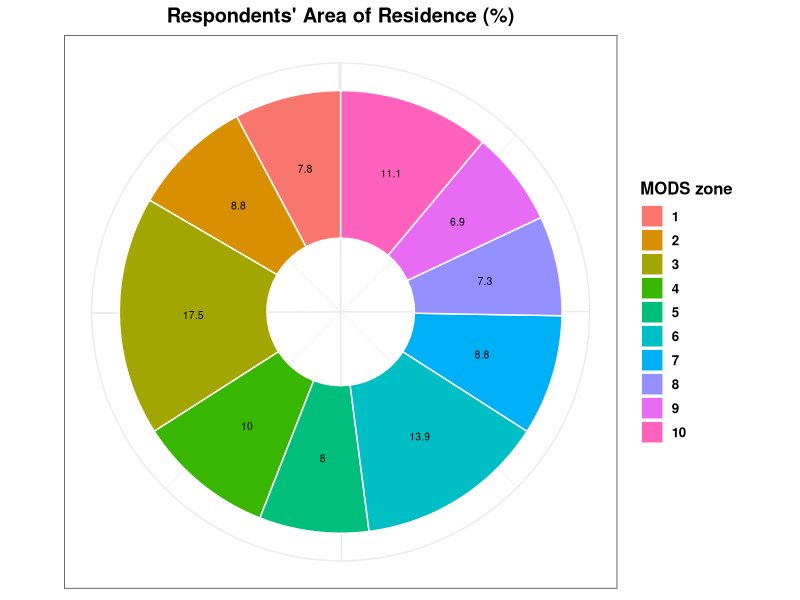
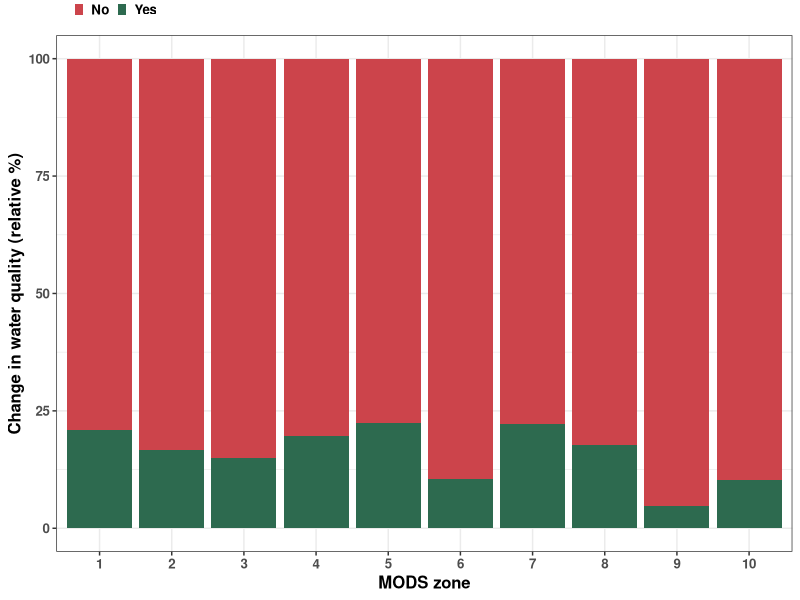
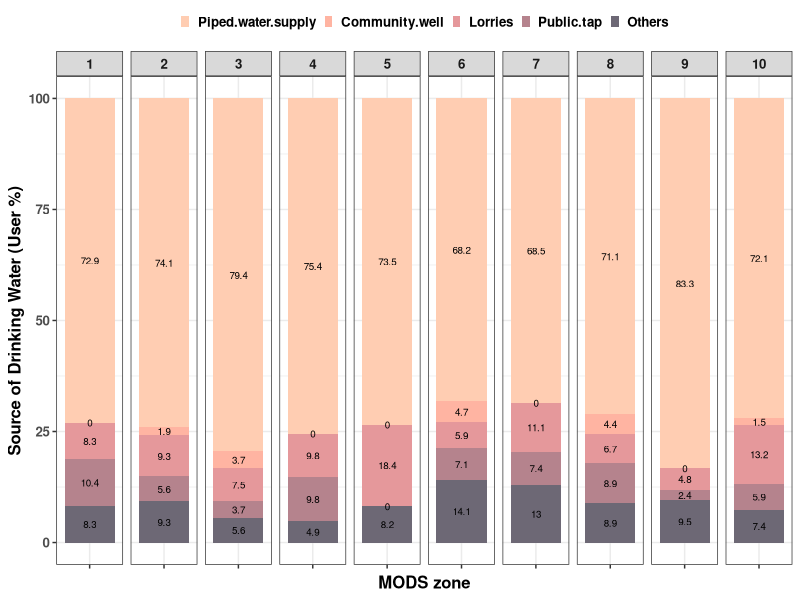
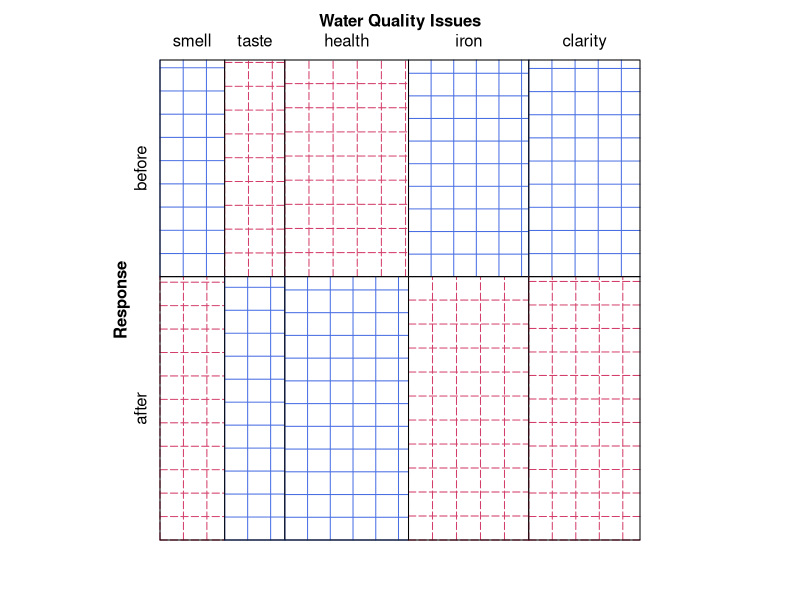
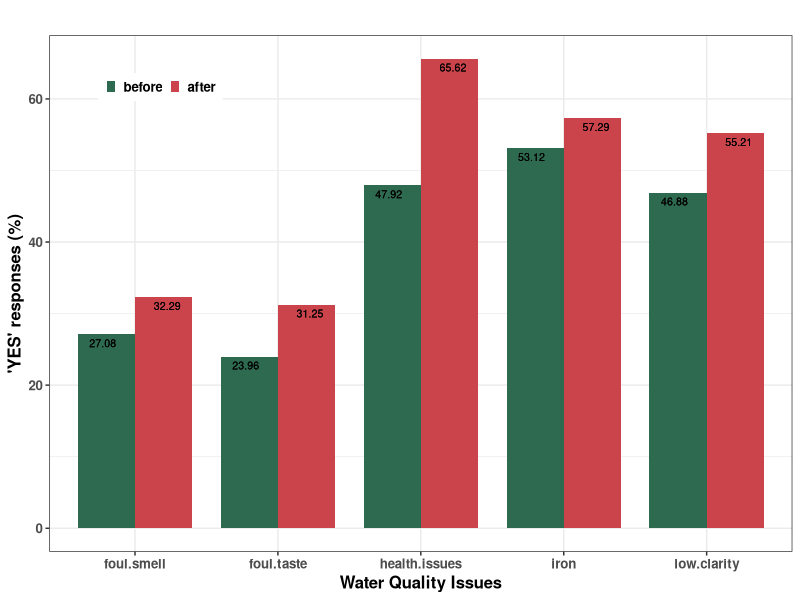
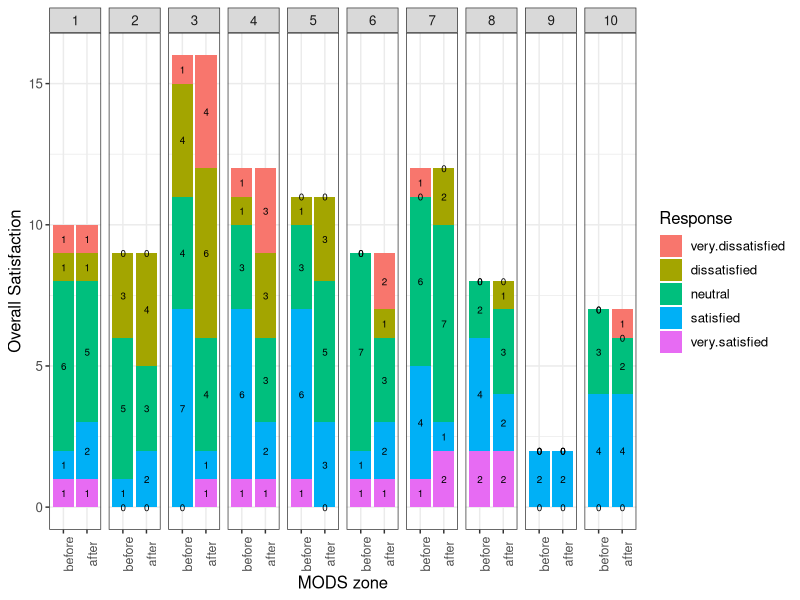
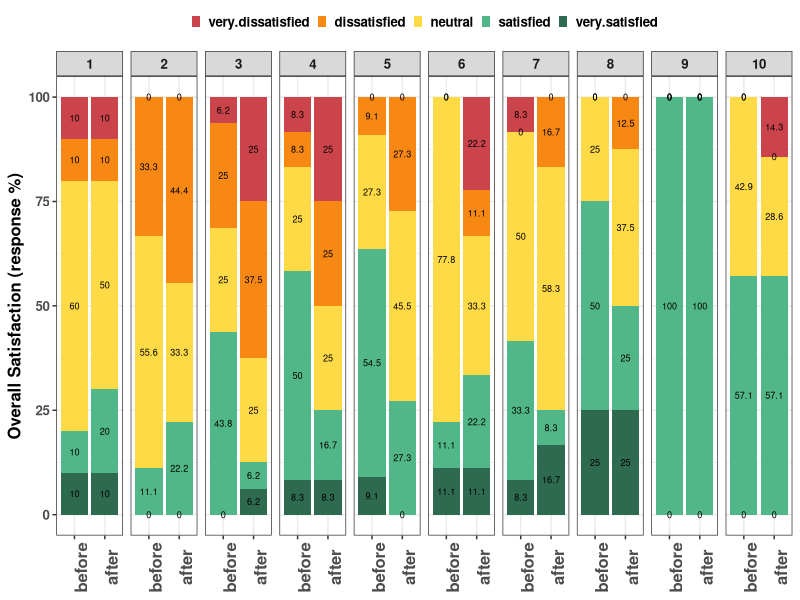
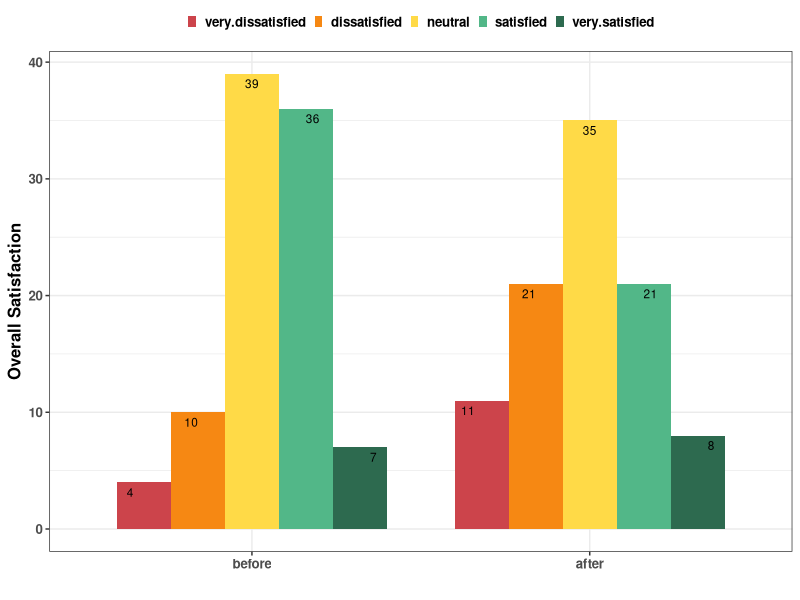

R code for these plots, in order:
## ---- chunk 1
knitr::opts_chunk$set(eval = TRUE, echo = TRUE)
## ---- chunk 2
library(ggplot2)
library(dplyr)
library(reshape2)
library(RColorBrewer)
library(vcd)
## ---- chunk 3
wq <- read.csv("waterquality.csv", stringsAsFactors = TRUE)
## ---- chunk 4
#dim(wq)
## ---- chunk 5
names(wq)
## ---- chunk 6
# it is seen from the later analysis that zone 1 has less very.dissatisfied #responses so less sensitive to change
wq[is.na(wq)] <- 1
## ---- chunk 7
#factorizing the zone numbers
wq$zone.number <- as.factor(wq$zone.number) 
covideffect <- wq %>% group_by(zone.number) %>% 
                      summarise(Total_Households=n(),
                      prop.zones=round(100*n()/dim(wq)[1],digits=1),
                      changed=sum(change.any=="Yes"), 
                      unchanged=sum(change.any=="No")) %>%
  mutate(prop.changed=round(100*changed/Total_Households,digit=2))

covideffect <- as.data.frame(covideffect)
covideffect
## ---- chunk 8
#creating piechart to show relative proportion of the respondents' area of residence 
pie <- ggplot(covideffect, aes(x = 3, y = prop.zones, fill = zone.number)) +
  geom_bar(width = 1, stat = "identity", color = "white") +
  coord_polar("y", start = 0)+
  geom_text(aes(label = prop.zones,x=3.0),position = position_stack(vjust = 
                                          0.5), color = "black", size=2.65)+
  theme_bw()+xlim(2,3.5)+
  theme(plot.title = element_text(hjust=0.5),
        axis.line = element_blank(),
        axis.text = element_blank(),
        axis.ticks = element_blank(),text= element_text(size=12,face="bold"))+
  labs(fill = "MODS zone",
       x = NULL,
       y = NULL,
       title = "Respondents' Area of Residence (%)")
## ---- chunk 9
pie
## ---- chunk 10
change <- ggplot(data=wq, aes(x=zone.number, fill=change.any))+geom_bar(position="fill")+theme_bw()+
  scale_y_continuous(labels = c(0,25,50,75,100))+
       labs(title="", 
            x= "MODS zone",
            y="Change in water quality (relative %)", fill="Response")+
   theme(text = element_text(size=12, face="bold"),legend.position = c(0.08,1.05),legend.direction = "horizontal",legend.title = element_blank(),legend.key.size = unit(0.25,"cm"))+
    scale_fill_manual(values=c("#cc444b", "#2d6a4f"))
change
## ---- chunk 11
sources <- wq %>% select(zone.number, drinking.water.source)
sources <- sources %>% group_by(zone.number) %>% 
            summarise(Piped.water.supply= sum(drinking.water.source=="Piped water supply"),
                      Community.well= sum(drinking.water.source=="Community well"),
          Lorries=sum(drinking.water.source=="WASA water supply through lorries"),
                                Public.tap= sum(drinking.water.source=="Public tap"),
                                Others= sum(drinking.water.source=="Other"),
          Total=n()
                    )
sources.melt <- sources %>%
  melt(id.vars=c("zone.number","Total"), 
                 measure.vars=c("Piped.water.supply",
                                "Community.well","Lorries",
                                "Public.tap","Others"))%>% 
  group_by(zone.number) %>% mutate(prop.labs=round(100*value/Total,digit=1))
sources.melt

sources.melt <- as.data.frame(sources.melt)
write.csv(sources.melt, "sources.csv", row.names = FALSE)
#sources.melt

source_chart <- ggplot(sources.melt,aes(x="",prop.labs,fill=variable))+
   geom_bar(position="fill",stat="identity")+scale_y_continuous(labels = c(0,25,50,75,100))+
  geom_text(aes(label = prop.labs),
            position = position_fill(vjust=.5), color = "black", size=2.5)+
  facet_wrap(~zone.number,nrow=1)+theme_bw()+
  labs(x= "MODS zone",
            y="Source of Drinking Water (User %)", fill="Response")+
  theme(text = element_text(size=12,face="bold"), axis.text.x = element_text(angle=90,size=12,face="bold"),legend.position = "top",legend.title = element_blank(),legend.key.size = unit(0.25,"cm"))+
  scale_fill_manual(values=c("#FFCDB2", "#FFB4A2", "#E5989B", "#B5838D", "#6D6875"))
source_chart
## ---- chunk 12
logging <- wq %>% select(zone.number, water.logging)
logging <- logging %>% group_by(zone.number) %>% 
            summarise(Yes= sum(water.logging=="Yes"),
                      No= sum(water.logging=="No"),
          Total=n()
                    )
logging.melt <- logging %>%
  melt(id.vars=c("zone.number","Total"), 
                 measure.vars=c("Yes",
                                "No"))%>% 
  group_by(zone.number) %>% mutate(prop.labs=round(100*value/Total,digit=1))
logging.melt <- as.data.frame(logging.melt)
write.csv(logging.melt, "logging.csv", row.names = FALSE)
## ---- chunk 13
changedquality <- wq %>% filter(change.any=="Yes") %>% select(11:20)
#dimension of the `changedquality` data-frame
#dim(changedquality)
## ---- chunk 14
# creating a long data-frame by melting the `before water quality` columns

before.long <- changedquality %>% melt(id.vars = 
                c("after.foul.taste","after.foul.smell", 
                  "after.low.clarity", "after.iron","after.health.issues"), 
                measure.vars = c("before.foul.taste","before.foul.smell", 
                                 "before.low.clarity","before.iron",         
                                 "before.health.issues"), 
                value.name = "before.value") %>%   
  rename(water.quality= variable) 

# creating a long data-frame by melting the `after water quality` columns

after.long <- changedquality %>%
  melt(id.vars=c("before.foul.taste","before.foul.smell", 
                 "before.low.clarity","before.iron",                
                 "before.health.issues"),
       measure.vars=c("after.foul.taste","after.foul.smell", 
                      "after.low.clarity",   
                      "after.iron","after.health.issues"),
       value.name = "after.value") %>%
  rename(water.quality= variable)

# summarizing the `before.long` data-frame based on the `before water quality` values

before <- before.long %>% group_by(water.quality) %>%  
       summarise(Yes=sum(before.value=="Yes"), No=sum(before.value=="No"))

# summarizing the `after.long` data-frame based on the `after water quality` values

after <- after.long %>% group_by(water.quality) %>%  
       summarise(Yes=sum(after.value=="Yes"), No=sum(after.value=="No"))

# side by side comparison of the before and after water quality

comparison <- rbind(before, after)
comparison <- comparison %>% 
                      mutate(prop.yes=round(100*Yes/(Yes+No),digit=2),
                      prop.no=round(100*No/(Yes+No),digit=2))
####comparison
# coercing the summary tibble to a data-frame and adding another column `type` referring to the before 
# and after conditions

response <- as.data.frame(comparison) %>%   
              mutate(type=factor(rep(c("before","after"),each=5), 
                                 levels=c("before","after"))) %>% 
              melt(id.vars=c("water.quality", "type","prop.yes", 
                             "prop.no"),measure.vars=c("Yes","No"))

# removing `before.` and `after.` from the beginning of each water quality factors

response$water.quality <- gsub("before.|after.","",response$water.quality)
response
## ---- chunk 15
xt <- xtabs(value~type+water.quality+variable,data=response)
dimnames(xt)[2] <- list(c("smell", "taste","health", "iron", "clarity"))
names(dimnames(xt)) <- c("Response", "Water Quality Issues"," ")
structable(aperm(xt))

sieve(xt[, , "Yes"], shade = TRUE)

## ---- chunk 16

# plotting comparison of the responses to the water quality issues before and after the pandemic situation

before_after_issues <- ggplot(response,aes(water.quality,prop.yes,fill=type))+
   geom_bar(position="dodge",stat="identity", width=0.8)+
  geom_text(aes(label = prop.yes), vjust=1.6,
            position = position_dodge(0.9), color = "black", size=2.7)+
  labs(title="",
            x= "Water Quality Issues",
            y="'YES' responses (%)", fill="Before or After Pandemic")+
  theme_bw()+scale_fill_manual(values=c("#2d6a4f", "#cc444b"))+
  theme(text = element_text(size=12, face="bold"), legend.position=c(0.15,0.9),legend.title=element_blank(),legend.key.size = unit(0.25,"cm"),
        legend.direction = "horizontal")
before_after_issues
## ---- chunk 17
# to show all the columns of the summary tibbles in the final document setting dplyr.width to `Inf`
options(dplyr.width = Inf)
## ---- chunk 18
# including only those cases where change has occurred in the water quality

os <- wq %>%  filter(change.any=="Yes") %>%
  select(zone.number,before.overall.satisfaction,
                    after.overall.satisfaction)

#summarizing the overall satisfaction before pandemic grouped by the zone numbers 

before.os <- os%>%
  group_by(zone.number) %>% summarise(
    very.dissatisfied=sum(before.overall.satisfaction=="Very Dissatisfied"),
    dissatisfied=sum(before.overall.satisfaction=="Dissatisfied"),
    neutral=sum(before.overall.satisfaction=="Neutral"),
    satisfied=sum(before.overall.satisfaction=="Satisfied"),
    very.satisfied=sum(before.overall.satisfaction=="Very Satisfied"),
    Total=n()) 

####before.os
before.os <- before.os%>%
  melt(id.vars=c("zone.number","Total"), 
                 measure.vars=c("very.dissatisfied",
                                "dissatisfied","neutral",
                                "satisfied","very.satisfied"))%>% 
  group_by(zone.number) %>% mutate(prop.labs=round(100*value/Total,digit=1))
## ---- chunk 19
#summarizing the overall satisfaction after pandemic grouped by the zone numbers 

after.os <- os%>%
  group_by(zone.number) %>% summarise(
    very.dissatisfied=sum(after.overall.satisfaction=="Very Dissatisfied"),
    dissatisfied=sum(after.overall.satisfaction=="Dissatisfied"),
    neutral=sum(after.overall.satisfaction=="Neutral"),
    satisfied=sum(after.overall.satisfaction=="Satisfied"),
    very.satisfied=sum(after.overall.satisfaction=="Very Satisfied"),
    Total=n())

####after.os
after.os <- after.os %>%
  melt(id.vars=c("zone.number","Total"), measure.vars=c("very.dissatisfied",
                                    "dissatisfied","neutral",
                                   "satisfied","very.satisfied")) %>%
  group_by(zone.number) %>% mutate(prop.labs=round(100*value/Total,digit=1))
## ---- chunk 20
#combining the before and after situations

total.os <- rbind(before.os, after.os)

#coercing the tibble to a data-frame

total.os <- as.data.frame(total.os)

# adding another column referring to the `before` or `after` condition

total.os <- total.os %>% 
  mutate(type=factor(rep(c("before","after"),each=dim(total.os)[1]/2),
             levels=c("before","after")),
  response=factor(rep(rep(c("very.dissatisfied","dissatisfied","neutral",
                            "satisfied","very.satisfied"),
                          each=length(unique(total.os$zone.number))),2), 
  levels=c("very.dissatisfied","dissatisfied","neutral","satisfied",
                                                   "very.satisfied")))
## ---- chunk 21
#plotting the zonewise result

ggplot(total.os,aes(type,value,fill=response))+
   geom_bar(position="stack",stat="identity")+
  geom_text(aes(label = value),
            position = position_stack(vjust=.5), color = "black", size=2.5)+
  facet_wrap(~zone.number,nrow=1)+
  labs(x= "MODS zone",
            y="Overall Satisfaction", fill="Response")+theme_bw()+
  theme(text = element_text(size=12), axis.text.x = 
          element_text(angle=90,size=9))

os_before_after <- ggplot(total.os,aes(type,value,fill=response))+
   geom_bar(position="fill",stat="identity")+
  geom_text(aes(label = prop.labs),
            position = position_fill(vjust=.5), color = "black", size=2.3)+
  facet_wrap(~zone.number,nrow=1)+
  labs(x= "MODS zone",
            y="Overall Satisfaction (response %)", 
       fill="Response")+theme_bw()+scale_y_continuous(labels = 
                                   c(0,25,50,75,100))+
  theme(text = element_text(size=10), axis.text.x = 
          element_text(angle=90,size=12, face="bold"),axis.title.x=element_blank())+
   theme(text = element_text(size=12, face="bold"), legend.position="top",legend.title=element_blank(),legend.key.size = unit(0.25,"cm"),
         legend.direction = "horizontal")+
  scale_fill_manual(values=c("#cc444b", "#F68813", "#FFDA47", "#52b788", "#2d6a4f"))
os_before_after
## ---- chunk 22
#overall before and after satisfaction 

os1 <- os %>% select(before.overall.satisfaction,
                    after.overall.satisfaction)
before.os1 <- os1 %>%
  summarise(
    very.dissatisfied=sum(before.overall.satisfaction=="Very Dissatisfied"),
    dissatisfied=sum(before.overall.satisfaction=="Dissatisfied"),
    neutral=sum(before.overall.satisfaction=="Neutral"),
    satisfied=sum(before.overall.satisfaction=="Satisfied"),
    very.satisfied=sum(before.overall.satisfaction=="Very Satisfied"),) %>%
  melt(measure.vars=c("very.dissatisfied","dissatisfied","neutral",
                                          "satisfied","very.satisfied")) %>%
  mutate(relative.percentage=round(100*value/sum(value),digit=2))

after.os1 <- os1 %>% summarise(
    very.dissatisfied=sum(after.overall.satisfaction=="Very Dissatisfied"),
    dissatisfied=sum(after.overall.satisfaction=="Dissatisfied"),
    neutral=sum(after.overall.satisfaction=="Neutral"),
    satisfied=sum(after.overall.satisfaction=="Satisfied"),
    very.satisfied=sum(after.overall.satisfaction=="Very Satisfied")) %>%
  melt(measure.vars=c("very.dissatisfied","dissatisfied","neutral",
                                          "satisfied","very.satisfied")) %>%
  mutate(relative.percentage=round(100*value/sum(value),digit=2))

total.os1 <- rbind(before.os1,after.os1) 
total.os1 <- as.data.frame(total.os1)
total.os1 <- total.os1 %>% mutate(type=factor(rep(c("before","after"),each=5),
                                 levels=c("before","after"))) %>%
  rename(response=variable)
total.os1
## ---- chunk 23
#plotting the overall result

os<-ggplot(total.os1,aes(x=type,y=value,fill=response))+
   geom_bar(position="dodge",stat="identity",width=0.8)+
  geom_text(aes(label = value), vjust=1.6,
            position = position_dodge(0.9), color = "black", size=3)+
  labs(x= "",y="Overall Satisfaction", fill="Response")+theme_bw()+
  theme(text = element_text(size=12, face="bold"),legend.position = "top",legend.direction = "horizontal",
        legend.title = element_blank(),legend.key.size = unit(0.25,"cm"))+
  scale_fill_manual(values=c("#cc444b", "#F68813", "#FFDA47", "#52b788", "#2d6a4f"))
os
## ---- chunk 24
# including only those cases where change has occurred in the water quality

os2 <- wq %>%  filter(change.any=="Yes") %>%
  select(last.time.cleaned,before.overall.satisfaction,
                    after.overall.satisfaction)

#removing the string ` ago` from the end to make the plot cleaner
os2$last.time.cleaned <- gsub(" ago","",os2$last.time.cleaned)

#summarizing the overall satisfaction before pandemic grouped by the last time cleaned

before.os2 <- os2%>%
  group_by(last.time.cleaned) %>% summarise(
    very.dissatisfied=sum(before.overall.satisfaction=="Very Dissatisfied"),
    dissatisfied=sum(before.overall.satisfaction=="Dissatisfied"),
    neutral=sum(before.overall.satisfaction=="Neutral"),
    satisfied=sum(before.overall.satisfaction=="Satisfied"),
    very.satisfied=sum(before.overall.satisfaction=="Very Satisfied"),
    Total=n()) 

####before.os2
before.os2 <- before.os2%>%
  melt(id.vars=c("last.time.cleaned","Total"), 
       measure.vars=c("very.dissatisfied",
                       "dissatisfied","neutral",
                        "satisfied","very.satisfied"))%>%
  group_by(last.time.cleaned) %>% 
  mutate(prop.labs=round(100*value/Total,digit=2))
## ---- chunk 25
#summarizing the overall satisfaction after pandemic grouped by the last time cleaned

after.os2 <- os2%>%
  group_by(last.time.cleaned) %>% summarise(
    very.dissatisfied=sum(after.overall.satisfaction=="Very Dissatisfied"),
    dissatisfied=sum(after.overall.satisfaction=="Dissatisfied"),
    neutral=sum(after.overall.satisfaction=="Neutral"),
    satisfied=sum(after.overall.satisfaction=="Satisfied"),
    very.satisfied=sum(after.overall.satisfaction=="Very Satisfied"),
    Total=n())

####after.os2

after.os2 <- after.os2 %>%
  melt(id.vars=c("last.time.cleaned","Total"), 
       measure.vars=c("very.dissatisfied",
                       "dissatisfied","neutral",
                        "satisfied","very.satisfied"))%>%
  group_by(last.time.cleaned) %>% 
  mutate(prop.labs=round(100*value/Total,digit=2))
## ---- chunk 26
#combining the before and after situations

total.os2 <- rbind(before.os2, after.os2)

#coercing the tibble to a data-frame

total.os2 <- as.data.frame(total.os2)

# adding another column referring to the `before` or `after` condition

total.os2 <- total.os2 %>% 
    mutate(type=factor(rep(c("before","after"),each=dim(total.os2)[1]/2),
                            levels=c("before","after")),
           response=factor(rep(rep(c("very.dissatisfied",
            "dissatisfied","neutral","satisfied","very.satisfied"),each=3),2),
            levels=c("very.dissatisfied","dissatisfied", 
                     "neutral","satisfied","very.satisfied")))
## ---- chunk 27
#plotting the result

ggplot(total.os2,aes(x="",value,fill=response))+
   geom_bar(position="dodge",stat="identity")+
   geom_text(aes(label = value), vjust=0.5,
            position = position_dodge(0.9), color = "black", size=3)+
  facet_grid(type~last.time.cleaned)+
  labs(x= "Last time cleaned",
            y="Overall Satisfaction", fill="Response")+theme_bw()+
  theme(text = element_text(size=12))

lc_before_after <- ggplot(total.os2,aes(x=type,value,fill=response))+
   geom_bar(position="fill",stat="identity",width=0.6)+
  theme_bw()+scale_y_continuous(labels =c(0,25,50,75,100))+                  
  geom_text(aes(label = prop.labs),
            position = position_fill(vjust=.5), color = "black", size=2.7)+
  facet_wrap(~last.time.cleaned)+
  labs(x= "Last time cleaned",
            y="Overall Satisfaction (response %)", 
  fill="Response")+
  theme(text = element_text(size=12,face="bold"), legend.position="top",legend.title=element_blank(),legend.key.size = unit(0.25,"cm"),
         legend.direction = "horizontal")+
   scale_fill_manual(values=c("#cc444b", "#F68813", "#FFDA47", "#52b788", "#2d6a4f"))
lc_before_after
## ---- chunk 28
# including only those cases where change has occurred in the water quality

os3 <- wq %>%  filter(change.any=="Yes") %>%
  select(treatment.method,before.overall.satisfaction,
                    after.overall.satisfaction)
os3$treatment.method <- gsub("added |used a |/chlorine| it|water ","",os3$treatment.method)
os3$treatment.method <- gsub("boil, no treatment","no treatment",os3$treatment.method)
#summarizing the overall satisfaction before pandemic grouped by the treatment method

before.os3 <- os3%>%
  group_by(treatment.method) %>% summarise(
    very.dissatisfied=sum(before.overall.satisfaction=="Very Dissatisfied"),
    dissatisfied=sum(before.overall.satisfaction=="Dissatisfied"),
    neutral=sum(before.overall.satisfaction=="Neutral"),
    satisfied=sum(before.overall.satisfaction=="Satisfied"),
    very.satisfied=sum(before.overall.satisfaction=="Very Satisfied"),
    Total=n()) 

####before.os3
before.os3 <- before.os3%>%
  melt(id.vars=c("treatment.method","Total"), 
       measure.vars=c("very.dissatisfied",
                       "dissatisfied","neutral",
                        "satisfied","very.satisfied"))%>%
  group_by(treatment.method) %>% 
  mutate(prop.labs=round(100*value/Total,digit=2)) 
## ---- chunk 29
#summarizing the overall satisfaction after pandemic grouped by the treatment method

after.os3 <- os3%>%
  group_by(treatment.method) %>% summarise(
    very.dissatisfied=sum(after.overall.satisfaction=="Very Dissatisfied"),
    dissatisfied=sum(after.overall.satisfaction=="Dissatisfied"),
    neutral=sum(after.overall.satisfaction=="Neutral"),
    satisfied=sum(after.overall.satisfaction=="Satisfied"),
    very.satisfied=sum(after.overall.satisfaction=="Very Satisfied"),
    Total=n())

####after.os3

after.os3 <- after.os3 %>%
  melt(id.vars=c("treatment.method","Total"), 
       measure.vars=c("very.dissatisfied",
                       "dissatisfied","neutral",
                        "satisfied","very.satisfied"))%>%
  group_by(treatment.method) %>% 
  mutate(prop.labs=round(100*value/Total,digit=2))
## ---- chunk 30
#combining the before and after situations

total.os3 <- rbind(before.os3, after.os3)

#coercing the tibble to a data-frame

total.os3 <- as.data.frame(total.os3)
total.os3

# adding another column referring to the `before` or `after` condition

total.os3 <- total.os3 %>% 
    mutate(type=factor(rep(c("before","after"),each=dim(total.os3)[1]/2),
                            levels=c("before","after")),
           response=factor(rep(rep(c("very.dissatisfied",
            "dissatisfied","neutral","satisfied","very.satisfied"),each=5),2),
            levels=c("very.dissatisfied","dissatisfied", 
                     "neutral","satisfied","very.satisfied")))
## ---- chunk 31
#plotting the result

ggplot(total.os3,aes(x="",value,fill=response))+
   geom_bar(position="dodge",stat="identity")+
  geom_text(aes(label = value), vjust=.5,
            position = position_dodge(0.9), color = "black", size=3)+
  facet_grid(type~treatment.method)+theme_bw()+
  labs(x= "Treatment Method",
            y="Overall Satisfaction", fill="Response")+
  theme(text = element_text(size=12))

tr_before_after <- ggplot(total.os3,aes(x=type,value,fill=response))+
   geom_bar(position="fill",stat="identity", width=0.8)+
  scale_y_continuous(labels =c(0,25,50,75,100))+
  geom_text(aes(label = prop.labs),
            position = position_fill(vjust=.5), color = "black", size=3)+
  facet_grid(~treatment.method)+theme_bw()+
  labs(x= "Treatment Method",
            y="Overall Satisfaction (response %)", fill="Response")+
  theme(text = element_text(size=10,face="bold"), legend.position="top",legend.title=element_blank(),legend.key.size = unit(0.25,"cm"),
             legend.direction = "horizontal")+
       scale_fill_manual(values=c("#cc444b", "#F68813", "#FFDA47", "#52b788", "#2d6a4f"))
tr_before_after
## ---- chunk 32
# including only those cases where change has occurred in the water quality

os4 <- wq %>%  filter(change.any=="Yes") %>%
  select(economic.change,before.overall.satisfaction,
                    after.overall.satisfaction)

#summarizing the overall satisfaction before pandemic grouped by the economic change

before.os4 <- os4%>%
  group_by(economic.change) %>% summarise(
    very.dissatisfied=sum(before.overall.satisfaction=="Very Dissatisfied"),
    dissatisfied=sum(before.overall.satisfaction=="Dissatisfied"),
    neutral=sum(before.overall.satisfaction=="Neutral"),
    satisfied=sum(before.overall.satisfaction=="Satisfied"),
    very.satisfied=sum(before.overall.satisfaction=="Very Satisfied"),
    Total=n()) 

####before.os4
before.os4 <- before.os4%>%
  melt(id.vars=c("economic.change","Total"), 
       measure.vars=c("very.dissatisfied",
                       "dissatisfied","neutral",
                        "satisfied","very.satisfied"))%>%
  group_by(economic.change) %>% 
  mutate(prop.labs=round(100*value/Total,digit=2)) 

## ---- chunk 33
#summarizing the overall satisfaction after pandemic grouped by the treatment method

after.os4 <- os4%>%
  group_by(economic.change) %>% summarise(
    very.dissatisfied=sum(after.overall.satisfaction=="Very Dissatisfied"),
    dissatisfied=sum(after.overall.satisfaction=="Dissatisfied"),
    neutral=sum(after.overall.satisfaction=="Neutral"),
    satisfied=sum(after.overall.satisfaction=="Satisfied"),
    very.satisfied=sum(after.overall.satisfaction=="Very Satisfied"),
    Total=n())

####after.os4

after.os4 <- after.os4 %>%
  melt(id.vars=c("economic.change","Total"), 
       measure.vars=c("very.dissatisfied",
                       "dissatisfied","neutral",
                        "satisfied","very.satisfied"))%>%
  group_by(economic.change) %>% 
  mutate(prop.labs=round(100*value/Total,digit=2))
## ---- chunk 34
#combining the before and after situations

total.os4 <- rbind(before.os4, after.os4)

#coercing the tibble to a data-frame

total.os4 <- as.data.frame(total.os4)

# adding another column referring to the `before` or `after` condition

total.os4 <- total.os4 %>% 
    mutate(type=factor(rep(c("before","after"),each=dim(total.os4)[1]/2),
                            levels=c("before","after")),
           response=factor(rep(rep(c("very.dissatisfied",
            "dissatisfied","neutral","satisfied","very.satisfied"),
            each=length(unique(total.os4$economic.change))),2),
            levels=c("very.dissatisfied","dissatisfied", 
                     "neutral","satisfied","very.satisfied")))
## ---- chunk 35
#plotting the result
economy1 <- ggplot(total.os4,aes("",value,fill=response))+
   geom_bar(position="dodge",stat="identity")+
   geom_text(aes(label = value), vjust=0.5,
            position = position_dodge(0.9), color = "black", size=2.8)+
  facet_grid(type~economic.change)+theme_bw()+
  labs(x= "Economic Change",
            y="Overall Satisfaction", fill="Response")+
  theme(text = element_text(size=12))

economy2 <- ggplot(total.os4,aes(type,value,fill=response))+
   geom_bar(position="fill",stat="identity",width=0.7)+
  geom_text(aes(label = prop.labs),
            position = position_fill(vjust=.5), color = "black", size=2.8)+
  facet_wrap(~economic.change,nrow=1)+theme_bw()+
  scale_y_continuous(labels =c(0,25,50,75,100))+
  labs(x= "Economic Change",
            y="Overall Satisfaction (response %)", fill="Response")+
  theme(text = element_text(size=12,face="bold"), legend.position="top",legend.title=element_blank(),legend.key.size = unit(0.25,"cm"),
           legend.direction = "horizontal")+
     scale_fill_manual(values=c("#cc444b", "#F68813", "#FFDA47", "#52b788", "#2d6a4f"))
## ---- chunk 36
economy1
economy2
## ---- chunk 37
unchangedquality <- wq %>% filter(change.any=="No") %>% select(23:27)
#dimension of the `unchangedquality` data-frame
dim(unchangedquality)
## ---- chunk 38
# creating a long data-frame by melting the `general water quality` columns

general.long <- unchangedquality %>% melt( 
                measure.vars = c("general.foul.taste","general.foul.smell", 
                                 "general.low.clarity","general.iron", 
                                 "general.health.issues"), 
                value.name = "general.value") %>%   
  rename(water.quality= variable) 



# summarizing the `general.long` data-frame based on the `general water quality` values

general <- general.long %>% group_by(water.quality) %>%  
    summarise(Yes=sum(general.value=="Yes"), No=sum(general.value=="No"),
              Total=n()) %>% 
    mutate(prop.yes=round(100*Yes/(Yes+No),digit=2))

####general

# coercing the summary tibble to a data-frame 

general <- as.data.frame(general) %>%   
              melt(id.vars=c("water.quality","Total"),
                   measure.vars=c("Yes","No")) %>%
  group_by(water.quality) %>% 
  mutate(prop.labs=round(100*value/Total,digit=2)) 
# removing `general.` from the beginning of each water quality factors

general$water.quality <- gsub("general.","",general$water.quality)

## ---- chunk 39
# plotting the general responses to the water quality issues 

general_issue<- ggplot(general,aes(water.quality,value,fill=variable))+
   geom_bar(position="fill",stat="identity",width = 0.4)+scale_y_continuous(labels = c(0,25,50,75,100))+
  geom_text(aes(label = prop.labs),
            position = position_fill(vjust=.5), color = "black", size=3)+
  labs(title="",
            x= "Water Quality Issues",
            y="Relative Frequency (%)", fill="Response")+theme_bw()+
  theme(text = element_text(size=12, face="bold"), legend.position = c(0.07,1.05),
        legend.direction = "horizontal",
        legend.title = element_blank(),legend.text = element_text(size=9),
        legend.key.size = unit(0.2,"cm"))+
  scale_fill_manual(values=c("#cc444b", "#2d6a4f"))
general_issue
## ---- chunk 40
# including only those cases where no change has occurred in the water quality

osg <- wq %>%  filter(change.any=="No") %>%
  select(zone.number,overall.satisfaction)

#summarizing the overall satisfaction grouped by the zone numbers 

general.os <- osg %>%
  group_by(zone.number) %>% summarise(
    very.dissatisfied=sum(overall.satisfaction=="Very Dissatisfied"),
    dissatisfied=sum(overall.satisfaction=="Dissatisfied"),
    neutral=sum(overall.satisfaction=="Neutral"),
    satisfied=sum(overall.satisfaction=="Satisfied"),
    very.satisfied=sum(overall.satisfaction=="Very Satisfied"),
    Total=n()) 

#coercing the tibble to a data-frame

general.os <- as.data.frame(general.os)

####general.os

general.os <- general.os %>%
  melt(id.vars=c("zone.number","Total"), 
                 measure.vars=c("very.dissatisfied",
                                "dissatisfied","neutral",
                                "satisfied","very.satisfied"))%>% 
  group_by(zone.number) %>% mutate(prop.labs=round(100*value/Total,digit=1))
general.os
## ---- chunk 41
ggplot(general.os,aes(x="",value,fill=variable))+
   geom_bar(position="dodge",stat="identity")+
  geom_text(aes(label = value),vjust=.5,
            position = position_dodge(0.9), color = "black", size=2.5)+
  facet_wrap(~zone.number,nrow=2)+
  labs(x= "MODS zone",
            y="Overall Satisfaction", fill="Response")+
  theme(text = element_text(size=12), axis.text.x = element_text(angle=90,size=9))+theme_bw()

zone_satisfaction <- ggplot(general.os,aes(x="",prop.labs,fill=variable))+
   geom_bar(position="fill",stat="identity")+scale_y_continuous(labels = c(0,25,50,75,100))+
  geom_text(aes(label = prop.labs),
            position = position_fill(vjust=.5), color = "black", size=2.5)+
  facet_wrap(~zone.number,nrow=1)+theme_bw()+
  labs(x= "MODS zone",
            y="Overall Satisfaction (response %)", fill="Response")+
  theme(text = element_text(size=12,face="bold"), axis.text.x = element_text(angle=90,size=12,face="bold"),legend.position = "top",legend.title = element_blank(),legend.key.size = unit(0.25,"cm"))+
  scale_fill_manual(values=c("#cc444b", "#F68813", "#FFDA47", "#52b788", "#2d6a4f"))
zone_satisfaction
## ---- chunk 42
#overall satisfaction in general

osg1 <- osg %>% select(overall.satisfaction)
general.os1 <- osg1 %>%
  summarise(
    very.dissatisfied=sum(overall.satisfaction=="Very Dissatisfied"),
    dissatisfied=sum(overall.satisfaction=="Dissatisfied"),
    neutral=sum(overall.satisfaction=="Neutral"),
    satisfied=sum(overall.satisfaction=="Satisfied"),
    very.satisfied=sum(overall.satisfaction=="Very Satisfied")) %>%
  melt(measure.vars=c("very.dissatisfied","dissatisfied","neutral",
                                          "satisfied","very.satisfied")) %>%
  mutate(relative.percentage=round(100*value/sum(value),digit=2))
 
general.os1 <- as.data.frame(general.os1)
general.os1 <- general.os1 %>% rename(response=variable)
general.os1
## ---- chunk 43
#plotting the overall result

ggplot(general.os1,aes("",value,fill=response))+
   geom_bar(position="dodge",stat="identity")+
  geom_text(aes(label = value),vjust=1.6,
            position = position_dodge(0.9), color = "black", size=3)+
  labs(x= "Overall Satisfaction",
            y="Response Frequency", fill="Response")+theme_bw()+
  theme(text = element_text(size=12))
## ---- chunk 44
# including only those cases where no change has occurred in the water quality

osg2 <- wq %>%  filter(change.any=="No") %>%
  select(last.time.cleaned,overall.satisfaction)

#removing the string ` ago` from the end to make the plot cleaner
osg2$last.time.cleaned <- gsub(" ago","",osg2$last.time.cleaned)

#summarizing the overall satisfaction grouped by the last time cleaned

general.os2 <- osg2%>%
  group_by(last.time.cleaned) %>% summarise(
    very.dissatisfied=sum(overall.satisfaction=="Very Dissatisfied"),
    dissatisfied=sum(overall.satisfaction=="Dissatisfied"),
    neutral=sum(overall.satisfaction=="Neutral"),
    satisfied=sum(overall.satisfaction=="Satisfied"),
    very.satisfied=sum(overall.satisfaction=="Very Satisfied"),
    Total=n()) 

####general.os2
general.os2 <- general.os2%>%
  melt(id.vars=c("last.time.cleaned","Total"), 
                 measure.vars=c("very.dissatisfied",
                                "dissatisfied","neutral",
                                "satisfied","very.satisfied"))%>% 
  group_by(last.time.cleaned) %>% mutate(prop.labs=round(100*value/Total,digit=2)) %>%
  rename(response=variable)
#coercing the tibble to a data-frame

general.os2 <- as.data.frame(general.os2)
## ---- chunk 45
#plotting the result

ggplot(general.os2,aes(x="",value,fill=response))+
   geom_bar(position="dodge",stat="identity")+
  geom_text(aes(label = value),vjust=1.2,
            position = position_dodge(0.9), color = "black", size=2.7)+
  facet_wrap(~last.time.cleaned)+
  labs(x= "Last time cleaned",
            y="Overall Satisfaction", fill="Response")+theme_bw()+
  theme(text = element_text(size=12))

lc_general<- ggplot(general.os2,aes(x="",value,fill=response))+
   geom_bar(position="fill",stat="identity", width=0.4)+theme_bw()+
  scale_y_continuous(labels =c(0,25,50,75,100))+
  geom_text(aes(label = prop.labs),
            position = position_fill(vjust=.5), color = "black", size=3)+
  facet_wrap(~last.time.cleaned)+
  labs(x= "Last time cleaned",
            y="Overall Satisfaction (response %)",  
       fill="Response")+
  theme(text = element_text(size=12,face="bold"), legend.position="top",legend.title=element_blank(),legend.key.size = unit(0.25,"cm"),
          legend.direction = "horizontal")+
    scale_fill_manual(values=c("#cc444b", "#F68813", "#FFDA47", "#52b788", "#2d6a4f"))
lc_general
## ---- chunk 46
# including only those cases where no change has occurred in the water quality

osg3 <- wq %>%  filter(change.any=="No") %>%
  select(treatment.method,overall.satisfaction)
osg3$treatment.method <- gsub(
  "added |used a |/chlorine| it|water ","",osg3$treatment.method) 
osg3$treatment.method <- gsub("boil, no treatment","no treatment",osg3$treatment.method)
#summarizing the overall satisfaction before pandemic grouped by the treatment method

general.os3 <- osg3%>%
  group_by(treatment.method) %>% summarise(
    very.dissatisfied=sum(overall.satisfaction=="Very Dissatisfied"),
    dissatisfied=sum(overall.satisfaction=="Dissatisfied"),
    neutral=sum(overall.satisfaction=="Neutral"),
    satisfied=sum(overall.satisfaction=="Satisfied"),
    very.satisfied=sum(overall.satisfaction=="Very Satisfied"),
    Total=n()) 

general.os3 <- as.data.frame(general.os3)
####general.os3
general.os3 <- general.os3%>%
  melt(id.vars=c("treatment.method","Total"), 
                 measure.vars=c("very.dissatisfied",
                                "dissatisfied","neutral",
                                "satisfied","very.satisfied"))%>% 
  group_by(treatment.method) %>% mutate(prop.labs=round(100*value/Total,digit=2)) 
## ---- chunk 47
#plotting the result

ggplot(general.os3,aes(x="",value,fill=variable))+
   geom_bar(position="dodge",stat="identity")+
  geom_text(aes(label = value),vjust=0.5,
            position = position_dodge(0.9), color = "black", size=3)+
  facet_wrap(~treatment.method,nrow=2)+theme_bw()+
  labs(x= "Treatment Method",
            y="Overall Satisfaction", fill="Response")+
  theme(text = element_text(size=12))

tr_general<- ggplot(general.os3,aes(x="",value,fill=variable))+
   geom_bar(position="fill",stat="identity", width=0.5)+
   scale_y_continuous(labels =c(0,25,50,75,100))+
  geom_text(aes(label = prop.labs),
            position = position_fill(vjust=.5), color = "black", size=2.5)+
  facet_wrap(~treatment.method, nrow=2)+theme_bw()+
  labs(x= "Treatment Method",
            y="Overall Satisfaction (response %)", fill="Response")+
  theme(text = element_text(size=11,face="bold"), legend.position="top",legend.title=element_blank(),legend.key.size = unit(0.25,"cm"),
             legend.direction = "horizontal")+
       scale_fill_manual(values=c("#cc444b", "#F68813", "#FFDA47", "#52b788", "#2d6a4f"))
tr_general
## ---- chunk 48
# including only those cases where no change has occurred in the water quality

osg4 <- wq %>%  filter(change.any=="No") %>%
  select(economic.change,overall.satisfaction)
 
#summarizing the overall satisfaction before pandemic grouped by the treatment method

general.os4 <- osg4 %>%
  group_by(economic.change) %>% summarise(
    very.dissatisfied=sum(overall.satisfaction=="Very Dissatisfied"),
    dissatisfied=sum(overall.satisfaction=="Dissatisfied"),
    neutral=sum(overall.satisfaction=="Neutral"),
    satisfied=sum(overall.satisfaction=="Satisfied"),
    very.satisfied=sum(overall.satisfaction=="Very Satisfied"),
    Total=n()) 

general.os4 <- as.data.frame(general.os4)
####general.os4
general.os4 <- general.os4%>%
  melt(id.vars=c("economic.change","Total"), 
                 measure.vars=c("very.dissatisfied",
                                "dissatisfied","neutral",
                                "satisfied","very.satisfied"))%>% 
  group_by(economic.change) %>% mutate(prop.labs=round(100*value/Total,digit=2))  
## ---- chunk 49
#plotting the result

ggplot(general.os4,aes(x="",value,fill=variable))+
   geom_bar(position="dodge",stat="identity")+
  geom_text(aes(label = value),vjust=.5,
            position = position_dodge(0.9), color = "black", size=3)+
  facet_wrap(~economic.change,nrow=1)+theme_bw()+
  labs(x= "Economic Change",
            y="Overall Satisfaction", fill="Response")+
  theme(text = element_text(size=12))

economy_general <- ggplot(general.os4,aes(x="",value,fill=variable))+
   geom_bar(position="fill",stat="identity", width=0.4)+
  geom_text(aes(label = prop.labs),
            position = position_fill(vjust=.5), color = "black", size=3)+
  facet_wrap(~economic.change, nrow=1)+theme_bw()+
  scale_y_continuous(labels =c(0,25,50,75,100))+
  labs(x= "Economic Change",
            y="Overall Satisfaction (response %)", fill="Response")+
  theme(text = element_text(size=12,face="bold"), legend.position="top",legend.title=element_blank(),legend.key.size = unit(0.25,"cm"),
            legend.direction = "horizontal")+
      scale_fill_manual(values=c("#cc444b", "#F68813", "#FFDA47", "#52b788", "#2d6a4f"))
economy_general
## ---- chunk 50
# including only those cases where no change has occurred in the water quality

osg5 <- wq %>%  filter(change.any=="No") %>%
  select(monthly.income,ug.cleaning.freq,
         oh.cleaning.freq,overall.satisfaction)

#cleaning ugwr cleaning frequency levels
osg5$ug.cleaning.freq <- gsub("Do not have a one", "no resevoir",osg5$ug.cleaning.freq)
osg5$ug.cleaning.freq <- gsub("once in 6 months", "6 months",osg5$ug.cleaning.freq)
osg5$ug.cleaning.freq <- gsub("once in a year", "1 year",osg5$ug.cleaning.freq)
osg5$ug.cleaning.freq <- gsub("once in a month", "1 month",osg5$ug.cleaning.freq)
osg5$ug.cleaning.freq <- gsub("once in 5 years", "5 years",osg5$ug.cleaning.freq) 

#cleaning ohwt cleaning frequency levels
osg5$oh.cleaning.freq <- gsub("Do not have a one", "no.tank",osg5$oh.cleaning.freq)
osg5$oh.cleaning.freq <- gsub("once in 6 months", "6months",osg5$oh.cleaning.freq)
osg5$oh.cleaning.freq <- gsub("once in a year", "1year",osg5$oh.cleaning.freq)
osg5$oh.cleaning.freq <- gsub("once in a month", "1month",osg5$oh.cleaning.freq)
osg5$oh.cleaning.freq <- gsub("once in 5 years", "5years",osg5$oh.cleaning.freq) 

#Cleaning monthly income levels
osg5$monthly.income <- gsub("0~10,000","0~10",osg5$monthly.income)
osg5$monthly.income <- gsub("10,000~25,000","10~25",osg5$monthly.income)
osg5$monthly.income <- gsub("25,000~50,000","25~50",osg5$monthly.income)
osg5$monthly.income <- gsub("50,000~1,00,000","50~100",osg5$monthly.income)
osg5$monthly.income <- 
  gsub("1,00,000~higher","100~higher",osg5$monthly.income)

#summarizing the overall satisfaction before pandemic grouped by the monthly income

# both monthly income and cleaning frequency

general.os5 <- osg5 %>%
  group_by(monthly.income,oh.cleaning.freq,
           ug.cleaning.freq) %>% summarise(
    very.dissatisfied=sum(overall.satisfaction=="Very Dissatisfied"),
    dissatisfied=sum(overall.satisfaction=="Dissatisfied"),
    neutral=sum(overall.satisfaction=="Neutral"),
    satisfied=sum(overall.satisfaction=="Satisfied"),
    very.satisfied=sum(overall.satisfaction=="Very Satisfied"),
    Total=n()) 

general.os5 <- as.data.frame(general.os5)
####general.os5

general.os5_1 <- general.os5 %>%
  melt(id.vars=c("monthly.income","ug.cleaning.freq",
         "oh.cleaning.freq", "Total"), measure.vars=c("very.dissatisfied",
              "dissatisfied","neutral","satisfied","very.satisfied")) %>%
  group_by(monthly.income,oh.cleaning.freq,ug.cleaning.freq) %>%
  mutate(prop.labs=round(100*value/Total,digit=1)) 

# only cleaning frequency

general.os5_2 <- osg5 %>%
  group_by(oh.cleaning.freq,
           ug.cleaning.freq) %>% summarise(
    very.dissatisfied=sum(overall.satisfaction=="Very Dissatisfied"),
    dissatisfied=sum(overall.satisfaction=="Dissatisfied"),
    neutral=sum(overall.satisfaction=="Neutral"),
    satisfied=sum(overall.satisfaction=="Satisfied"),
    very.satisfied=sum(overall.satisfaction=="Very Satisfied"),
    Total=n()) 

general.os5_2 <- as.data.frame(general.os5_2)

general.os5_2 <- general.os5_2 %>%
  melt(id.vars=c("ug.cleaning.freq",
         "oh.cleaning.freq", "Total"), measure.vars=c("very.dissatisfied",
              "dissatisfied","neutral","satisfied","very.satisfied")) %>%
  group_by(oh.cleaning.freq,ug.cleaning.freq) %>%
  mutate(prop.labs=round(100*value/Total,digit=1)) 

# only monthly income

general.os5_3 <- osg5 %>%
  group_by(monthly.income) %>% summarise(
    very.dissatisfied=sum(overall.satisfaction=="Very Dissatisfied"),
    dissatisfied=sum(overall.satisfaction=="Dissatisfied"),
    neutral=sum(overall.satisfaction=="Neutral"),
    satisfied=sum(overall.satisfaction=="Satisfied"),
    very.satisfied=sum(overall.satisfaction=="Very Satisfied"),
    Total=n()) 

general.os5_3 <- as.data.frame(general.os5_3)

general.os5_3 <- general.os5_3 %>%
  melt(id.vars=c("monthly.income", "Total"), measure.vars=c("very.dissatisfied",
              "dissatisfied","neutral","satisfied","very.satisfied")) %>%
  group_by(monthly.income) %>%
  mutate(prop.labs=round(100*value/Total,digit=1)) 

#relation between monthly income and cleaning frequency

general.os5_4 <- osg5 %>%
  group_by(oh.cleaning.freq,
           ug.cleaning.freq) %>% summarise(
    range_0_10000=sum(monthly.income=="0~10"),
    range_10000_25000=sum(monthly.income=="10~25"),
    range_25000_50000=sum(monthly.income=="25~50"),
    range_50000_100000=sum(monthly.income=="50~100"),
    range_100000_higher=sum(monthly.income=="100~higher"),
    Total=n()) 

general.os5_4 <- as.data.frame(general.os5_4)

general.os5_4 <- general.os5_4 %>%
  melt(id.vars=c("ug.cleaning.freq",
         "oh.cleaning.freq", "Total"), measure.vars=c("range_0_10000",
              "range_10000_25000","range_25000_50000","range_50000_100000",
              "range_100000_higher")) %>%
  group_by(oh.cleaning.freq,ug.cleaning.freq) %>%
  mutate(prop.labs=round(100*value/Total,digit=1)) 
## ---- chunk 51
#plotting the result

ggplot(general.os5_1,aes(x=monthly.income,value,fill=variable))+
   geom_bar(position="stack",stat="identity")+
  scale_x_discrete(limits=c("0~10","10~25","25~50","50~100","100~higher"))+
  facet_grid(oh.cleaning.freq~ug.cleaning.freq)+
  theme_bw()+
  labs(x= "UGWR Cleaning Frequency",
            y="OHWT Cleaning Frequency", fill="Response")+
  theme(text = element_text(size=9), axis.text.x = 
          element_text(angle=90,size=8))

ggplot(general.os5_1,aes(x=monthly.income,value,fill=variable))+
   geom_bar(position="fill",stat="identity")+
  scale_x_discrete(limits=c("0~10","10~25","25~50","50~100","100~higher"))+
  geom_text(aes(label = prop.labs),
            position = position_fill(vjust=.5), color = "black", size=1.5)+
  facet_grid(oh.cleaning.freq~ug.cleaning.freq)+
  theme_bw()+
  labs(x= "UGWR Cleaning Frequency",
            y="OHWT Cleaning Frequency", fill="Response")+
  theme(text = element_text(size=9), axis.text.x = 
          element_text(angle=90,size=8))
## ---- chunk 52
#plotting the result

ggplot(general.os5_2,aes(x="",value,fill=variable))+
   geom_bar(position="dodge",stat="identity")+
  facet_grid(oh.cleaning.freq~ug.cleaning.freq)+
  theme_bw()+
  labs(x= "UGWR Cleaning Frequency",
            y="OHWT Cleaning Frequency", fill="Response")+
  theme(text = element_text(size=9), axis.text.x = 
          element_text(angle=90,size=8))

ggplot(general.os5_2,aes(x="",value,fill=variable))+
   geom_bar(position="fill",stat="identity")+
  geom_text(aes(label = prop.labs),
            position = position_fill(vjust=.5), color = "black", size=1.7)+
  facet_grid(oh.cleaning.freq~ug.cleaning.freq)+
  theme_bw()+
  labs(x= "UGWR Cleaning Frequency",
            y="OHWT Cleaning Frequency", fill="Response")+
  theme(text = element_text(size=9), axis.text.x = 
          element_text(angle=90,size=8))
## ---- chunk 53
#plotting the result

ggplot(general.os5_3,aes(x=monthly.income,value,fill=variable))+
   geom_bar(position="dodge",stat="identity")+
  scale_x_discrete(limits=c("0~10","10~25","25~50","50~100","100~higher"))+
  geom_text(aes(label = value),vjust=0.5,
            position = position_dodge(0.9), color = "black", size=3)+
  theme_bw()+
  labs(x= "Monthly Income (in thousands)",
            y="Overall Satisfaction", fill="Response")+
  theme(text = element_text(size=10), axis.text.x = 
          element_text(angle=90,size=10))

ggplot(general.os5_3,aes(x=monthly.income,value,fill=variable))+
   geom_bar(position="fill",stat="identity")+
  scale_x_discrete(limits=c("0~10","10~25","25~50","50~100","100~higher"))+
  geom_text(aes(label = prop.labs),
            position = position_fill(vjust=.5), color = "black", size=3)+
  theme_bw()+
  labs(x= "Monthly Income (in thousands)",
            y="Overall Satisfaction (response %)", fill="Response")+
  theme(text = element_text(size=10), axis.text.x = 
          element_text(angle=90,size=10))
## ---- chunk 54
#plotting the result

ggplot(general.os5_4,aes(x="",value,fill=variable))+
   geom_bar(position="dodge",stat="identity")+
  facet_grid(oh.cleaning.freq~ug.cleaning.freq)+
  theme_bw()+ 
  labs(x= "UGWR Cleaning Frequency",
            y="OHWT Cleaning Frequency", fill="Monthly Income")+
  theme(text = element_text(size=9), axis.text.x = 
          element_text(angle=90,size=8))+scale_fill_brewer(palette =  
                                                             "YlGnBu")

ggplot(general.os5_4,aes(x="",value,fill=variable))+
   geom_bar(position="fill",stat="identity")+
  geom_text(aes(label = prop.labs),
            position = position_fill(vjust=.5), color = "black", size=1.7)+
  facet_grid(oh.cleaning.freq~ug.cleaning.freq)+
  theme_bw()+scale_fill_brewer(palette = "YlGnBu")+
  labs(x= "UGWR Cleaning Frequency",
            y="OHWT Cleaning Frequency", fill="Monthly Income")+
  theme(text = element_text(size=9), axis.text.x = 
          element_text(angle=90,size=8))
## ---- chunk 55
logging <- wq %>% group_by(zone.number) %>% 
                      summarise(Total_Households=n(),
                      Yes=sum(water.logging=="Yes"), 
                      No=sum(water.logging=="No")) %>%
  mutate(prop.yes=round(100*Yes/Total_Households,digit=2))

logging <- as.data.frame(logging)
logging

logging <- logging %>% melt(id.vars=c("zone.number","Total_Households"),
                            measure.vars=c("Yes","No")) %>%
  group_by(zone.number) %>% 
  mutate(prop.labs=round(value*100/Total_Households,digit=2))
## ---- chunk 56
logging<- ggplot(data=logging, aes(x=zone.number,value, fill=variable))+
geom_bar(position="fill",stat="identity")+
  geom_text(aes(label=prop.labs),position=position_fill(vjust=0.5),
            color="black",size=3)+theme_bw()+scale_y_continuous(labels = c(0,25,50,75,100))+
       labs(title="", 
            x= "MODS zone",
            y="Water Logging (response %)", fill="Response")+
  theme(text = element_text(size=12, face="bold"),legend.position = c(0.08,1.05),legend.direction = "horizontal",legend.title = element_blank(),legend.key.size = unit(0.25,"cm"))+
   scale_fill_manual(values=c("#cc444b", "#2d6a4f"))
logging
## ---- chunk 57
# including only those cases where no change has occurred in the water quality 

osg6 <- wq %>%  filter(change.any=="No") %>%
  select(water.logging,overall.satisfaction)

#summarizing the overall satisfaction before pandemic grouped by the treatment method

general.os6 <- osg6 %>%
  group_by(water.logging) %>% summarise(
    very.dissatisfied=sum(overall.satisfaction=="Very Dissatisfied"),
    dissatisfied=sum(overall.satisfaction=="Dissatisfied"),
    neutral=sum(overall.satisfaction=="Neutral"),
    satisfied=sum(overall.satisfaction=="Satisfied"),
    very.satisfied=sum(overall.satisfaction=="Very Satisfied"),
    Total=n()) %>% mutate(water.logging=
                            factor(c("No","Yes"), levels=c("Yes","No")))

general.os6 <- as.data.frame(general.os6)

####general.os6
general.os6 <- general.os6%>%
  melt(id.vars=c("water.logging","Total"), 
                 measure.vars=c("very.dissatisfied",
                                "dissatisfied","neutral",
                                "satisfied","very.satisfied"))%>% 
  group_by(water.logging) %>% mutate(prop.labs=round(100*value/Total,digit=2)) 
## ---- chunk 58
ggplot(general.os6,aes(x="",value,fill=variable))+
   geom_bar(position="dodge",stat="identity")+
  geom_text(aes(label = value),vjust=.5,
            position = position_dodge(0.9), color = "black", size=3)+
  facet_wrap(~water.logging,nrow=1)+theme_bw()+
  labs(title="",
            x= "Water Logging",
            y="Overall Satisfaction", fill="Response")+
  theme(text = element_text(size=12))

ggplot(general.os6,aes(x="",value,fill=variable))+
   geom_bar(position="fill",stat="identity")+
  geom_text(aes(label = prop.labs),
            position = position_fill(vjust=.5), color = "black", size=3)+
  facet_wrap(~water.logging, nrow=1)+theme_bw()+
  labs(title="",
            x= "Water Logging",
            y="Overall Satisfaction (response %)", fill="Response")+
  theme(text = element_text(size=12))
## ---- chunk 59
#filtering out responses with change in wter quality during the pandemic
wql <- wq %>% filter(change.any=="No") %>% select(water.logging,23:27)
# creating a long data-frame by melting the `general water quality` columns

wql <- wql %>% 
  melt(id.vars=c("water.logging"),
                measure.vars = c("general.foul.taste","general.foul.smell", 
                                 "general.low.clarity","general.iron", 
                                 "general.health.issues")) %>%   
  rename(water.quality= variable) 

# summarizing the `wql` data-frame based on the `general water quality` values

general.wql <- wql %>% group_by(water.logging,water.quality) %>%  
    summarise(Yes=sum(value=="Yes"), No=sum(value=="No"),
              Total=n()) %>% 
    mutate(prop.yes=round(100*Yes/(Yes+No),digit=2))

general.wql <- as.data.frame(general.wql)
general.wql

# coercing the summary tibble to a data-frame 

general.wql <- general.wql %>%   
              melt(id.vars=c("water.quality","Total", "water.logging"),
                   measure.vars=c("Yes","No")) %>%
  group_by(water.quality) %>% 
  mutate(prop.labs=round(100*value/Total,digit=2))
  general.wql<- general.wql %>%
   mutate(water.logging=factor(rep(rep(c("No","Yes"),each=1),2),
                              levels=c("Yes","No")))
#removing `general.` from the beginning of each water quality factors

general.wql$water.quality <- gsub("general.","",general.wql$water.quality)
## ---- chunk 60
# plotting comparison of the responses to the water quality issues before and after the pandemic situation

ggplot(general.wql,aes(water.logging,value,fill=variable))+
   geom_bar(position="fill",stat="identity")+
  geom_text(aes(label = prop.labs),
            position = position_fill(vjust=0.5), color = "black", size=3)+
  facet_wrap(~water.quality,nrow=1)+
  labs(title="",
            x= "Water Logging",
            y="Water Quality Issues (response %)", fill="Response")+
  theme_bw()+
  theme(text = element_text(size=12), axis.text.x = element_text(angle=90))
